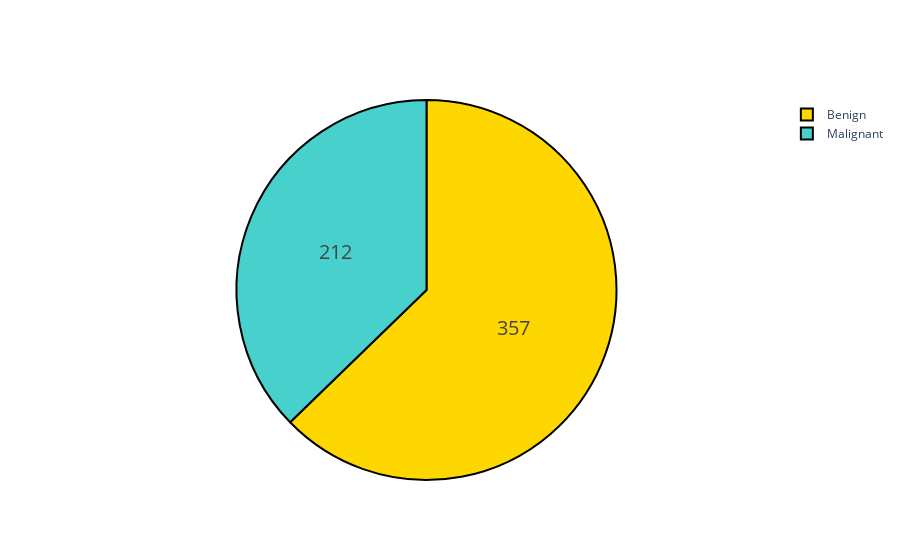

Notebook code cell kept with this figure:
### Code cell
fig = go.Figure(data=[go.Pie(labels=['Benign','Malignant'], values=df['diagnosis'].value_counts(), textinfo='label+percent')])
fig.update_traces(hoverinfo='label+percent', textinfo='value', textfont_size=20,
                  marker=dict(colors=['gold', 'mediumturquoise'], line=dict(color='#000000', width=2)))
fig.show()

### Figure 1 — Plotly figure (JSON) as saved in the notebook; plotly's stock layout.template omitted (floating-point values rounded to 4 significant figures)
{"data": [{"hoverinfo": "label+percent", "labels": ["Benign", "Malignant"], "marker": {"colors": ["gold", "mediumturquoise"], "line": {"color": "#000000", "width": 2}}, "textfont": {"size": 20}, "textinfo": "value", "type": "pie", "values": [357, 212]}], "layout": {}}
